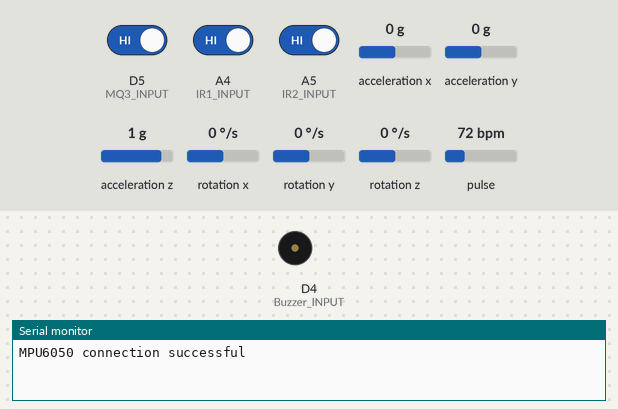
Simulated run of this sketch. Board: Arduino Zero (SAMD21). On the bench: buzzer (waves = sounding, pin HIGH), the last lines printed to the serial monitor. The inputs (shaded band) are chosen by the test bench; at power-on: pulse 72 bpm, D5 (MQ3_INPUT) HIGH, A4 (IR1_INPUT) HIGH, A5 (IR2_INPUT) HIGH, acceleration x 0 g, acceleration y 0 g, acceleration z 1 g, rotation x 0 °/s, rotation y 0 °/s, rotation z 0 °/s (analog values on the 0–1023 scale).

Above: at 1.2 s.
1.3 s: pulse set to 149 bpm
2.8 s: pulse set to 153 bpm
At 5.7 s:
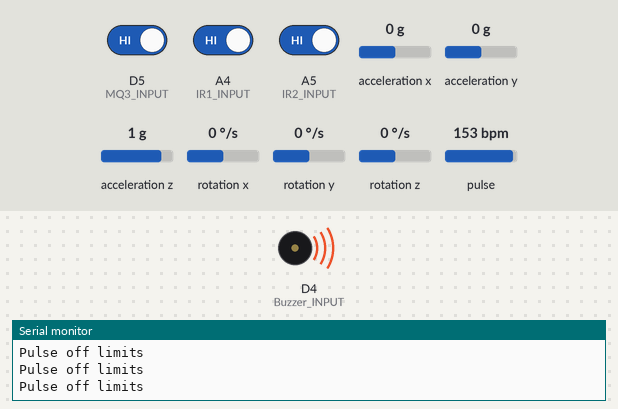
5.8 s: D5 (MQ3_INPUT) driven LOW
8.8 s: A4 (IR1_INPUT) driven LOW
11.8 s: A5 (IR2_INPUT) driven LOW
14.8 s: acceleration x set to -1.4 g
Timing chart, 0 to 17.8 s (numbered marks = the images above; inputs shaded):
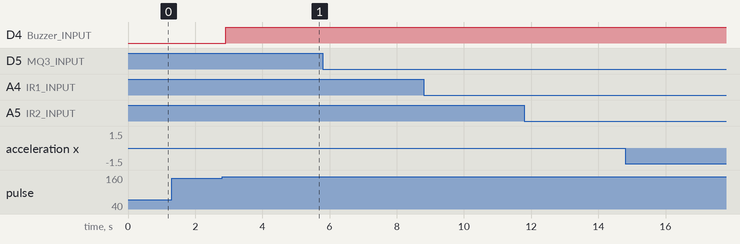

Measured:
- the behaviour switches between 150 and 151 bpm on pulse (found by bisection; images 0 and 1)
- after the input at 1.3 s, every drawn part: stays the same
- after the input at 2.8 s, D4 (Buzzer_INPUT): LOW → HIGH after 0.10 s

The sketch:

testing.ino
```cpp
#include <Arduino.h>
#include <PulseSensorPlayground.h>
#include <Wire.h>
#include <MPU6050.h>

PulseSensorPlayground pulseSensor;
MPU6050 mpu;

const int Buzzer_INPUT = 4;
const int MQ3_INPUT = 5;
const int IR1_INPUT = 18;
const int IR2_INPUT = 19;
const int PULSE_INPUT = A0;
const int THRESHOLD = 685;
boolean sendPulseSignal = false;
const float fallThreshold = 200000; // Adjust this value to suit your needs (in m/s^3)
const int sampleInterval = 10;   // Interval in milliseconds between readings
float prevAccX = 0.0, prevAccY = 0.0, prevAccZ = 0.0;

void setup() {
  Serial.begin(9600);
  Wire.begin();
  mpu.initialize();

  pinMode(IR1_INPUT, INPUT);
  pinMode(IR2_INPUT, INPUT);
  pinMode(MQ3_INPUT, INPUT);
  pinMode(Buzzer_INPUT, OUTPUT);
  analogReadResolution(10);
  pulseSensor.analogInput(PULSE_INPUT);
  pulseSensor.setSerial(Serial);
  pulseSensor.setThreshold(THRESHOLD);
  pulseSensor.begin();

  if (mpu.testConnection()) {
    Serial.println("MPU6050 connection successful");
  } else {
    Serial.println("MPU6050 connection failed");
  }
}

void loop() {
  int16_t ax, ay, az;
  mpu.getAcceleration(&ax, &ay, &az);

  // Convert accelerometer readings from m/s^2 to mg (1 g = 9.8 m/s^2)
  float acceleration_mg_x = ax / 9.8;
  float acceleration_mg_y = ay / 9.8;
  float acceleration_mg_z = az / 9.8;

  // Calculate jerk by taking the derivative of acceleration with respect to time
  float jerkX = (acceleration_mg_x - prevAccX) / (sampleInterval / 1000.0);
  float jerkY = (acceleration_mg_y - prevAccY) / (sampleInterval / 1000.0);
  float jerkZ = (acceleration_mg_z - prevAccZ) / (sampleInterval / 1000.0);

  // Update previous acceleration values for the next iteration
  prevAccX = acceleration_mg_x;
  prevAccY = acceleration_mg_y;
  prevAccZ = acceleration_mg_z;

  // Calculate the magnitude of jerk
  float jerkMagnitude = sqrt(jerkX * jerkX + jerkY * jerkY + jerkZ * jerkZ);
  // Check for a fall
  if (jerkMagnitude > fallThreshold)
  {
    // Fall detected
    Serial.println("Fall detected!");
    buzzer();
  }

  //Record Start of Beat
  if (pulseSensor.sawStartOfBeat()) {
    if(!sendPulseSignal){
      //Get BPM
      int pulse = pulseSensor.getBeatsPerMinute();
      if(pulse < 40 || pulse > 150){
        Serial.println("Pulse off limits");
        buzzer();
      }
    }
  }

  int ir1Value = digitalRead(IR1_INPUT);
  int ir2Value = digitalRead(IR2_INPUT);
  int MQ3Value = digitalRead(MQ3_INPUT);

  if(ir1Value == LOW || ir2Value == LOW){
    Serial.println("Helmet not worn properly");
    buzzer();
  }
  if(ir1Value == LOW && ir2Value == LOW){
    Serial.println("Helmet worn");
  }

  if(MQ3Value == LOW){
    Serial.println("Drunk");
    buzzer();
  }
}

void buzzer(){
  digitalWrite(Buzzer_INPUT, HIGH);
  delay(500);
  digitalWrite(Buzzer_INPUT, LOW);
}
```
